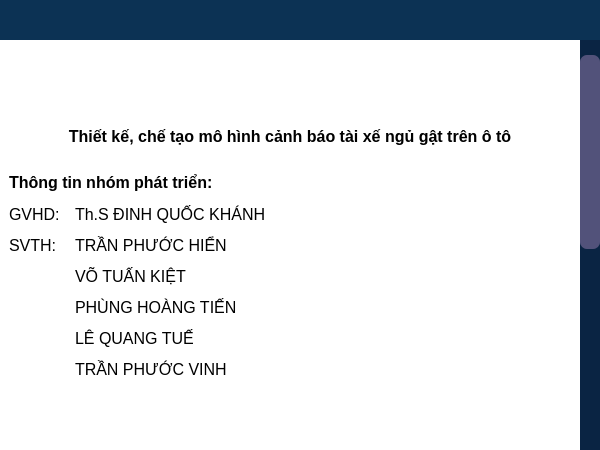
<?xml version="1.0" encoding="UTF-8"?>
<ui version="4.0">
 <class>Dialog</class>
 <widget class="QDialog" name="Dialog">
  <property name="geometry">
   <rect>
    <x>0</x>
    <y>0</y>
    <width>600</width>
    <height>450</height>
   </rect>
  </property>
  <property name="minimumSize">
   <size>
    <width>600</width>
    <height>450</height>
   </size>
  </property>
  <property name="maximumSize">
   <size>
    <width>600</width>
    <height>450</height>
   </size>
  </property>
  <property name="windowTitle">
   <string>Dialog</string>
  </property>
  <property name="layoutDirection">
   <enum>Qt::LeftToRight</enum>
  </property>
  <layout class="QVBoxLayout" name="verticalLayout">
   <property name="spacing">
    <number>0</number>
   </property>
   <property name="leftMargin">
    <number>0</number>
   </property>
   <property name="topMargin">
    <number>0</number>
   </property>
   <property name="rightMargin">
    <number>0</number>
   </property>
   <property name="bottomMargin">
    <number>0</number>
   </property>
   <item>
    <widget class="QFrame" name="frame">
     <property name="minimumSize">
      <size>
       <width>600</width>
       <height>40</height>
      </size>
     </property>
     <property name="maximumSize">
      <size>
       <width>600</width>
       <height>40</height>
      </size>
     </property>
     <property name="styleSheet">
      <string notr="true">background-color: rgb(12, 50, 84);</string>
     </property>
     <property name="frameShape">
      <enum>QFrame::NoFrame</enum>
     </property>
     <property name="frameShadow">
      <enum>QFrame::Plain</enum>
     </property>
     <layout class="QHBoxLayout" name="horizontalLayout">
      <property name="spacing">
       <number>0</number>
      </property>
      <property name="leftMargin">
       <number>0</number>
      </property>
      <property name="topMargin">
       <number>0</number>
      </property>
      <property name="rightMargin">
       <number>5</number>
      </property>
      <property name="bottomMargin">
       <number>0</number>
      </property>
      <item alignment="Qt::AlignRight">
       <widget class="QPushButton" name="pushButton">
        <property name="minimumSize">
         <size>
          <width>40</width>
          <height>40</height>
         </size>
        </property>
        <property name="maximumSize">
         <size>
          <width>40</width>
          <height>40</height>
         </size>
        </property>
        <property name="text">
         <string/>
        </property>
        <property name="icon">
         <iconset resource="Items/Icons_infor.qrc">
          <normaloff>:/logo/Icons/White/x-circle.svg</normaloff>:/logo/Icons/White/x-circle.svg</iconset>
        </property>
        <property name="iconSize">
         <size>
          <width>32</width>
          <height>32</height>
         </size>
        </property>
        <property name="autoDefault">
         <bool>false</bool>
        </property>
        <property name="flat">
         <bool>true</bool>
        </property>
       </widget>
      </item>
     </layout>
    </widget>
   </item>
   <item>
    <widget class="QScrollArea" name="scrollArea">
     <property name="styleSheet">
      <string notr="true">/*VERICAL SCROLLBAR*/
#scrollArea{
	border: none;
}

QScrollBar:vertical {
	border: none;
	background-color: rgb(10, 36, 67);
	width: 20px;
	margin: 15px 0 15px 0;
	border-radius: 0px;
}

/* HANLE BAR VERTICAL*/
QScrollBar::handle:vertical {
	background-color: rgb(82, 82, 122);
	min-height: 30px;
	border-radius: 7px;
}

QScrollBar::handle:vertical:pressed {
	background-color: rgb(69, 69, 102);
}

/*BTN TOP -  SCROLLBAR*/
QScrollBar::sub-line:vertical {
	border: none;
	background-color: rgb(10, 36, 67);
	height: 15px;
	border-top-left-radius: 0px;
	border-top-right-radius: 0px;
	subcontrol-position: top;
	subcontrol-origin: margin;
}

QScrollBar::sub-line:vertical:pressed {
	background-color:  rgb(69, 69, 102);
}

/*BTN BOTTOM -  SCROLLBAR*/
QScrollBar::add-line:vertical {
	border: none;
	background-color:rgb(10, 36, 67);
	height: 15px;
	border-bottom-left-radius: 0px;
	border-bottom-right-radius: 0px;
	subcontrol-position: bottom;
	subcontrol-origin: margin;
}

QScrollBar::add-line:vertical:pressed {
	background-color: rgb(69, 69, 102);
}

/*RESET ARROW*/
QScrollBar::up-arrow:vertical, QScrollBar::down-arrow:verical {
	background-color: none;
}

QScrollBar::add-page:vertical, QScrollBar::sub-page:verical {
	background-color: none;
}

















</string>
     </property>
     <property name="verticalScrollBarPolicy">
      <enum>Qt::ScrollBarAlwaysOn</enum>
     </property>
     <property name="horizontalScrollBarPolicy">
      <enum>Qt::ScrollBarAlwaysOff</enum>
     </property>
     <property name="widgetResizable">
      <bool>true</bool>
     </property>
     <widget class="QWidget" name="scrollAreaWidgetContents">
      <property name="geometry">
       <rect>
        <x>0</x>
        <y>0</y>
        <width>580</width>
        <height>800</height>
       </rect>
      </property>
      <property name="minimumSize">
       <size>
        <width>0</width>
        <height>800</height>
       </size>
      </property>
      <property name="maximumSize">
       <size>
        <width>16777215</width>
        <height>800</height>
       </size>
      </property>
      <property name="styleSheet">
       <string notr="true">background-color: rgb(255, 255, 255);</string>
      </property>
      <layout class="QVBoxLayout" name="verticalLayout_2">
       <property name="spacing">
        <number>0</number>
       </property>
       <property name="leftMargin">
        <number>0</number>
       </property>
       <property name="topMargin">
        <number>5</number>
       </property>
       <property name="rightMargin">
        <number>0</number>
       </property>
       <property name="bottomMargin">
        <number>0</number>
       </property>
       <item>
        <widget class="QFrame" name="frame_2">
         <property name="styleSheet">
          <string notr="true">background-color: rgb(255, 236, 137);</string>
         </property>
         <property name="frameShape">
          <enum>QFrame::NoFrame</enum>
         </property>
         <property name="frameShadow">
          <enum>QFrame::Plain</enum>
         </property>
         <layout class="QVBoxLayout" name="verticalLayout_3">
          <property name="spacing">
           <number>0</number>
          </property>
          <property name="leftMargin">
           <number>0</number>
          </property>
          <property name="topMargin">
           <number>0</number>
          </property>
          <property name="rightMargin">
           <number>0</number>
          </property>
          <property name="bottomMargin">
           <number>0</number>
          </property>
          <item alignment="Qt::AlignTop">
           <widget class="QFrame" name="frame_3">
            <property name="minimumSize">
             <size>
              <width>0</width>
              <height>800</height>
             </size>
            </property>
            <property name="maximumSize">
             <size>
              <width>16777215</width>
              <height>800</height>
             </size>
            </property>
            <property name="styleSheet">
             <string notr="true">background-color: rgb(0, 255, 0);</string>
            </property>
            <property name="frameShape">
             <enum>QFrame::NoFrame</enum>
            </property>
            <property name="frameShadow">
             <enum>QFrame::Plain</enum>
            </property>
            <layout class="QVBoxLayout" name="verticalLayout_4">
             <property name="spacing">
              <number>0</number>
             </property>
             <property name="leftMargin">
              <number>0</number>
             </property>
             <property name="topMargin">
              <number>0</number>
             </property>
             <property name="rightMargin">
              <number>0</number>
             </property>
             <property name="bottomMargin">
              <number>0</number>
             </property>
             <item>
              <widget class="QFrame" name="frame_4">
               <property name="minimumSize">
                <size>
                 <width>580</width>
                 <height>60</height>
                </size>
               </property>
               <property name="maximumSize">
                <size>
                 <width>580</width>
                 <height>60</height>
                </size>
               </property>
               <property name="styleSheet">
                <string notr="true">background-color: rgb(255, 255, 255);</string>
               </property>
               <property name="frameShape">
                <enum>QFrame::NoFrame</enum>
               </property>
               <property name="frameShadow">
                <enum>QFrame::Plain</enum>
               </property>
               <layout class="QHBoxLayout" name="horizontalLayout_2">
                <property name="leftMargin">
                 <number>0</number>
                </property>
                <property name="topMargin">
                 <number>0</number>
                </property>
                <property name="rightMargin">
                 <number>0</number>
                </property>
                <property name="bottomMargin">
                 <number>0</number>
                </property>
                <item>
                 <widget class="QLabel" name="label">
                  <property name="minimumSize">
                   <size>
                    <width>150</width>
                    <height>60</height>
                   </size>
                  </property>
                  <property name="maximumSize">
                   <size>
                    <width>150</width>
                    <height>60</height>
                   </size>
                  </property>
                  <property name="text">
                   <string/>
                  </property>
                  <property name="pixmap">
                   <pixmap resource="Items/Icons_infor.qrc">:/logo/Logo_infor/IUH.png</pixmap>
                  </property>
                  <property name="scaledContents">
                   <bool>true</bool>
                  </property>
                 </widget>
                </item>
                <item>
                 <widget class="QLabel" name="label_2">
                  <property name="minimumSize">
                   <size>
                    <width>60</width>
                    <height>60</height>
                   </size>
                  </property>
                  <property name="maximumSize">
                   <size>
                    <width>60</width>
                    <height>60</height>
                   </size>
                  </property>
                  <property name="text">
                   <string/>
                  </property>
                  <property name="pixmap">
                   <pixmap resource="Items/Icons_infor.qrc">:/logo/Logo_infor/logo khoa.svg</pixmap>
                  </property>
                  <property name="scaledContents">
                   <bool>true</bool>
                  </property>
                 </widget>
                </item>
               </layout>
              </widget>
             </item>
             <item>
              <widget class="QFrame" name="frame_5">
               <property name="minimumSize">
                <size>
                 <width>0</width>
                 <height>50</height>
                </size>
               </property>
               <property name="maximumSize">
                <size>
                 <width>16777215</width>
                 <height>100</height>
                </size>
               </property>
               <property name="styleSheet">
                <string notr="true">background-color: rgb(255, 255, 255);</string>
               </property>
               <property name="frameShape">
                <enum>QFrame::NoFrame</enum>
               </property>
               <property name="frameShadow">
                <enum>QFrame::Plain</enum>
               </property>
               <layout class="QVBoxLayout" name="verticalLayout_5">
                <property name="spacing">
                 <number>0</number>
                </property>
                <property name="bottomMargin">
                 <number>0</number>
                </property>
                <item>
                 <widget class="QLabel" name="label_3">
                  <property name="font">
                   <font>
                    <family>Arial</family>
                    <pointsize>14</pointsize>
                    <weight>75</weight>
                    <bold>true</bold>
                   </font>
                  </property>
                  <property name="text">
                   <string>&lt;html&gt;&lt;head/&gt;&lt;body&gt;&lt;p align=&quot;center&quot;&gt;&lt;span style=&quot; font-size:12pt; font-weight:600;&quot;&gt;Thiết kế, chế tạo mô hình cảnh báo tài xế ngủ gật trên ô tô&lt;/span&gt;&lt;/p&gt;&lt;/body&gt;&lt;/html&gt;</string>
                  </property>
                 </widget>
                </item>
                <item>
                 <widget class="QFrame" name="frame_7">
                  <property name="styleSheet">
                   <string notr="true">background-color: rgb(255, 255, 255);</string>
                  </property>
                  <property name="frameShape">
                   <enum>QFrame::NoFrame</enum>
                  </property>
                  <property name="frameShadow">
                   <enum>QFrame::Plain</enum>
                  </property>
                  <layout class="QVBoxLayout" name="verticalLayout_6">
                   <property name="spacing">
                    <number>0</number>
                   </property>
                   <property name="leftMargin">
                    <number>0</number>
                   </property>
                   <property name="topMargin">
                    <number>0</number>
                   </property>
                   <property name="rightMargin">
                    <number>0</number>
                   </property>
                   <property name="bottomMargin">
                    <number>0</number>
                   </property>
                   <item>
                    <widget class="QLabel" name="label_6">
                     <property name="font">
                      <font>
                       <family>Arial</family>
                       <pointsize>12</pointsize>
                       <weight>75</weight>
                       <bold>true</bold>
                      </font>
                     </property>
                     <property name="text">
                      <string>&lt;html&gt;&lt;head/&gt;&lt;body&gt;&lt;p&gt;&lt;span style=&quot; font-size:12pt; font-weight:600;&quot;&gt;Thông tin nhóm phát triển:&lt;/span&gt;&lt;/p&gt;&lt;/body&gt;&lt;/html&gt;</string>
                     </property>
                    </widget>
                   </item>
                  </layout>
                 </widget>
                </item>
               </layout>
              </widget>
             </item>
             <item>
              <widget class="QFrame" name="frame_6">
               <property name="minimumSize">
                <size>
                 <width>0</width>
                 <height>100</height>
                </size>
               </property>
               <property name="styleSheet">
                <string notr="true">background-color: rgb(255, 255, 255);</string>
               </property>
               <property name="frameShape">
                <enum>QFrame::NoFrame</enum>
               </property>
               <property name="frameShadow">
                <enum>QFrame::Plain</enum>
               </property>
               <layout class="QHBoxLayout" name="horizontalLayout_3">
                <property name="topMargin">
                 <number>0</number>
                </property>
                <item>
                 <widget class="QLabel" name="label_4">
                  <property name="maximumSize">
                   <size>
                    <width>60</width>
                    <height>16777215</height>
                   </size>
                  </property>
                  <property name="font">
                   <font>
                    <family>Arial</family>
                    <pointsize>12</pointsize>
                   </font>
                  </property>
                  <property name="layoutDirection">
                   <enum>Qt::LeftToRight</enum>
                  </property>
                  <property name="styleSheet">
                   <string notr="true">background-color: rgb(255, 255, 255);</string>
                  </property>
                  <property name="text">
                   <string>&lt;html&gt;&lt;head/&gt;&lt;body&gt;&lt;p&gt;&lt;span style=&quot; font-size:12pt;&quot;&gt;GVHD:&lt;/span&gt;&lt;/p&gt;&lt;p&gt;&lt;span style=&quot; font-size:12pt;&quot;&gt;SVTH:&lt;/span&gt;&lt;/p&gt;&lt;/body&gt;&lt;/html&gt;</string>
                  </property>
                  <property name="alignment">
                   <set>Qt::AlignLeading|Qt::AlignLeft|Qt::AlignTop</set>
                  </property>
                 </widget>
                </item>
                <item>
                 <widget class="QLabel" name="label_5">
                  <property name="font">
                   <font>
                    <family>Arial</family>
                   </font>
                  </property>
                  <property name="styleSheet">
                   <string notr="true">background-color: rgb(255, 255, 255);</string>
                  </property>
                  <property name="text">
                   <string>&lt;html&gt;&lt;head/&gt;&lt;body&gt;&lt;p&gt;&lt;span style=&quot; font-size:12pt;&quot;&gt;Th.S ĐINH QUỐC KHÁNH&lt;/span&gt;&lt;/p&gt;&lt;p&gt;&lt;span style=&quot; font-size:12pt;&quot;&gt;TRẦN PHƯỚC HIỂN&lt;/span&gt;&lt;/p&gt;&lt;p&gt;&lt;span style=&quot; font-size:12pt;&quot;&gt;VÕ TUẤN KIỆT &lt;/span&gt;&lt;/p&gt;&lt;p&gt;&lt;span style=&quot; font-size:12pt;&quot;&gt;PHÙNG HOÀNG TIẾN&lt;/span&gt;&lt;/p&gt;&lt;p&gt;&lt;span style=&quot; font-size:12pt;&quot;&gt;LÊ QUANG TUẾ&lt;/span&gt;&lt;/p&gt;&lt;p&gt;&lt;span style=&quot; font-size:12pt;&quot;&gt;TRẦN PHƯỚC VINH&lt;/span&gt;&lt;/p&gt;&lt;/body&gt;&lt;/html&gt;</string>
                  </property>
                  <property name="alignment">
                   <set>Qt::AlignLeading|Qt::AlignLeft|Qt::AlignTop</set>
                  </property>
                 </widget>
                </item>
               </layout>
              </widget>
             </item>
            </layout>
           </widget>
          </item>
         </layout>
        </widget>
       </item>
      </layout>
     </widget>
    </widget>
   </item>
  </layout>
 </widget>
 <resources>
  <include location="Items/Icons_infor.qrc"/>
 </resources>
 <connections/>
</ui>
